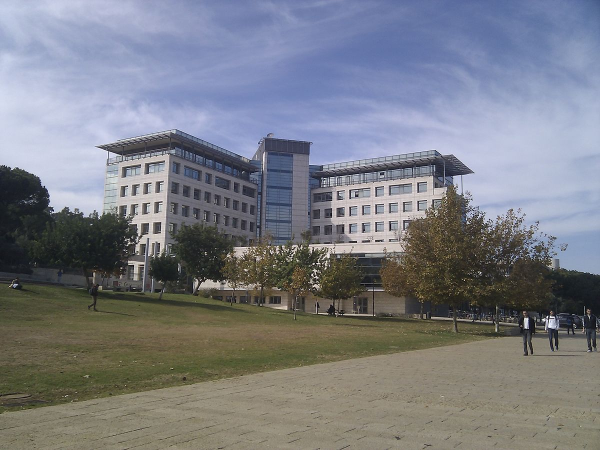
#> input picture Input/Images/Technion_Taub_Building.jpg, 1200 x 900 px (shown at 1/2 size); its folder holds 3 pictures in this run
$ python calc_image_diffrences.py --image_dir Input/Images --original_image Input/Images/Technion_Taub_Building.jpg
#> lines starting #> are read from the running program, lines starting #| are printed output that depends on the picture

import argparse
import glob
from skimage import io as img
from skimage.measure import compare_psnr
import os
from SIFID.sifid_score import calculate_sifid_given_paths
from PIL import Image

if __name__ == '__main__':
    parser = argparse.ArgumentParser()
    parser.add_argument('--image_dir', help='input image dir', default='Input/Images', required=True)
    parser.add_argument('--original_image', help='input image name', required=True)
    opt = parser.parse_args()

    # get all images for test
    all_images_path = glob.glob(opt.image_dir+'/*.png')
    # all_images_path = [all_images_path[0]]
    print("Found %d images" % len(all_images_path))
    # print(all_images_path)

    # load original image and test images
    original_image = img.imread(opt.original_image)
#> original_image is the input picture: shape (900, 1200, 3); mean R, G, B 122.3, 124.9, 132.4
    test_images = [img.imread(image_path) for image_path in all_images_path]
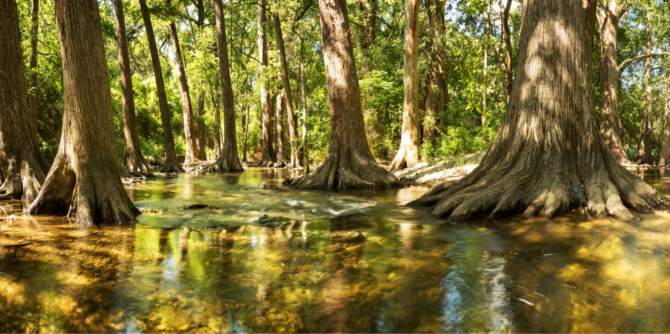
#> input picture Input/Images/nature.png, 670 x 334 px
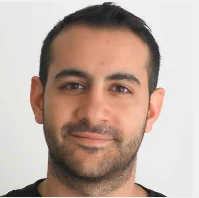
#> input picture Input/Images/ohad.png, 199 x 198 px
#> test_images = 2 items

    test_images = [test_image[:,:,:3] for test_image in test_images]

    # print(original_image.shape)
    # print(test_images[0].shape)
#> (the run stopped early here; a loop or call above may not have finished)
